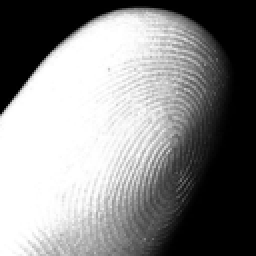
%> input picture TAV/donnees_TP10_TAV/empreinte.png, 128 x 128 px (shown 2 times larger)
$ octave exercice2_bis.m   (GNU Octave 9; MATLAB toolbox functions it lacks are replaced by stand-ins)
%> lines starting %> are read from the running program, lines starting %| are printed output that depends on the picture; in (x1, y1, x2, y2) boxes, pixels count from 0 and x2, y2 are one past the last pixel; in counts of white or black regions, pixels touching at a corner belong together; the program's own positions count from 1
clear;
close all;

% Mise en place de la figure pour affichage :
taille_ecran = get(0,'ScreenSize');
L = taille_ecran(3);
H = taille_ecran(4);
figure('Name','Filtrage frequentiel','Position',[0,0,L,H]);

% Lecture et affichage de l'image originale u :
u = double(imread('empreinte.png'));
%> u: size 128x128 double; min 0, max 255, mean 136; mean of the top-left, top-right, bottom-left and bottom-right quarters 155, 104.7, 232.3, 51.8
[nb_lignes,nb_colonnes] = size(u);
%> nb_lignes = 128; nb_colonnes = 128
subplot(2,3,4);
imagesc(u);
axis image off;
colormap gray;
title('Image originale','FontSize',20);

% Spectre de u :
s = fft2(u);
s = fftshift(s);		% Permet de positionner l'origine (n_x,n_y) = (0,0) au centre

% Affichage du logarithme du module du spectre de u :
subplot(2,3,1);
imagesc(log(abs(s)));
axis image off;
colormap gray;
title('Spectre','FontSize',20);

% Frequences en x et en y (axes = repere matriciel) :
[n_x,n_y] = meshgrid(1:nb_lignes,1:nb_colonnes);
n_x = n_x/nb_lignes-0.5;	% Frequences dans l'intervalle [-0.5,0.5]
n_y = n_y/nb_colonnes-0.5;

% Filtrage passe-bas :
eta = 0.05;
%n_c = ones(length(n_x),1) ./ (1 + (n_x.^2+n_y.^2)/eta);			% Frequence de coupure (faire varier ce parametre)
%passe_bas = n_x.^2+n_y.^2<n_c^2;
passe_bas = 1 ./ (1 + (n_x.^2+n_y.^2)/eta);
s_c = passe_bas.*s;

% Affichage du logarithme du module du spectre de c :
subplot(2,3,2);
imagesc(log(abs(s_c)));
axis image off;
colormap gray;
title('Basses frequences','FontSize',20);

%%
% Operateur gradient :
nb_pixels = nb_lignes*nb_colonnes;
%> nb_pixels = 16384
e = ones(nb_pixels,1);
Dx = spdiags([-e e],[0 nb_lignes],nb_pixels,nb_pixels);
Dx(nb_pixels-nb_lignes+1:nb_pixels,:) = 0;
Dy = spdiags([-e e],[0 1],nb_pixels,nb_pixels);
Dy(nb_lignes:nb_lignes:nb_pixels,:) = 0;

% Second membre b du systeme :
b = u(:);
c = u;

% [7 lines of commented-out code are left out]
epsilon = 0.01;
lambda = 5; % Poids de la regularisation
nb_iterations = 20;
for i = 1:nb_iterations

    % Matrice R de preconditionnement :
    W = spdiags(1 ./ sqrt(epsilon + (Dx*c(:)).^2 + (Dy*c(:)).^2),0,nb_pixels,nb_pixels);
    LapW = -Dx'*W*Dx - Dy'*W*Dy;

    A = speye(nb_pixels) - lambda*LapW;
    R = ichol(A,struct('droptol',1e-3));


    % Resolution du systeme A*x = b (gradient conjugue preconditionne) :

    %[x,flag] = pcg(A,b,1e-5,50,R',R,c(:));
    x = A \ b;
    c = reshape(x,nb_lignes,nb_colonnes);


end
%%

% Affichage de c :
%c = real(ifft2(ifftshift(s_c)));
subplot(2,3,5);
imagesc(c);
axis image off;
colormap gray;
title('Cartoon','FontSize',20);

% Filtrage passe-haut :
s_t = (1-passe_bas).*s;

% Affichage du logarithme du module du spectre de t :
subplot(2,3,3);
imagesc(log(abs(s_t)));
axis image off;
colormap gray;
title('Hautes frequences','FontSize',20);

% calcul de t
t = u - c;
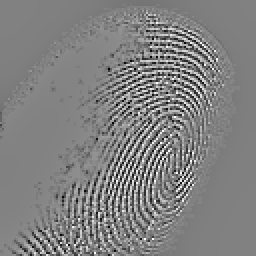
%> t: size 128x128 double (shown 2 times larger); min -16.98, max 16.48, mean 9.85e-15; drawn with min black and max white
for i = 1:nb_lignes
    for j =1:nb_lignes
        if t(i,j) > 2
            t(i,j) = 255;
        else
            t(i,j) = 0;
        end
    end
end
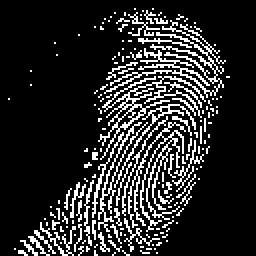
%> t: size 128x128 double (shown 2 times larger); 16.1% white in thin lines or dots, all inside (x1, y1, x2, y2) = (4, 4, 115, 128)

% Affichage de t :
%t = real(ifft2(ifftshift(s_t)));
subplot(2,3,6);
imagesc(t);
axis image off;
colormap gray;
title('Texture','FontSize',20);
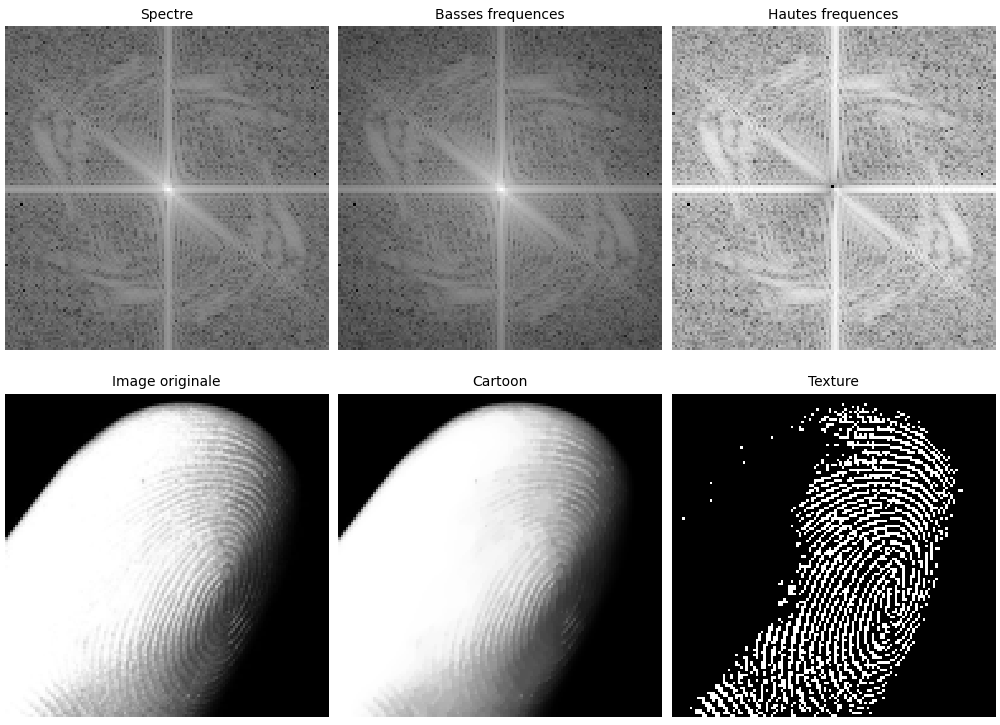
%> figure redrawn from the program's plot data, 6 panels
